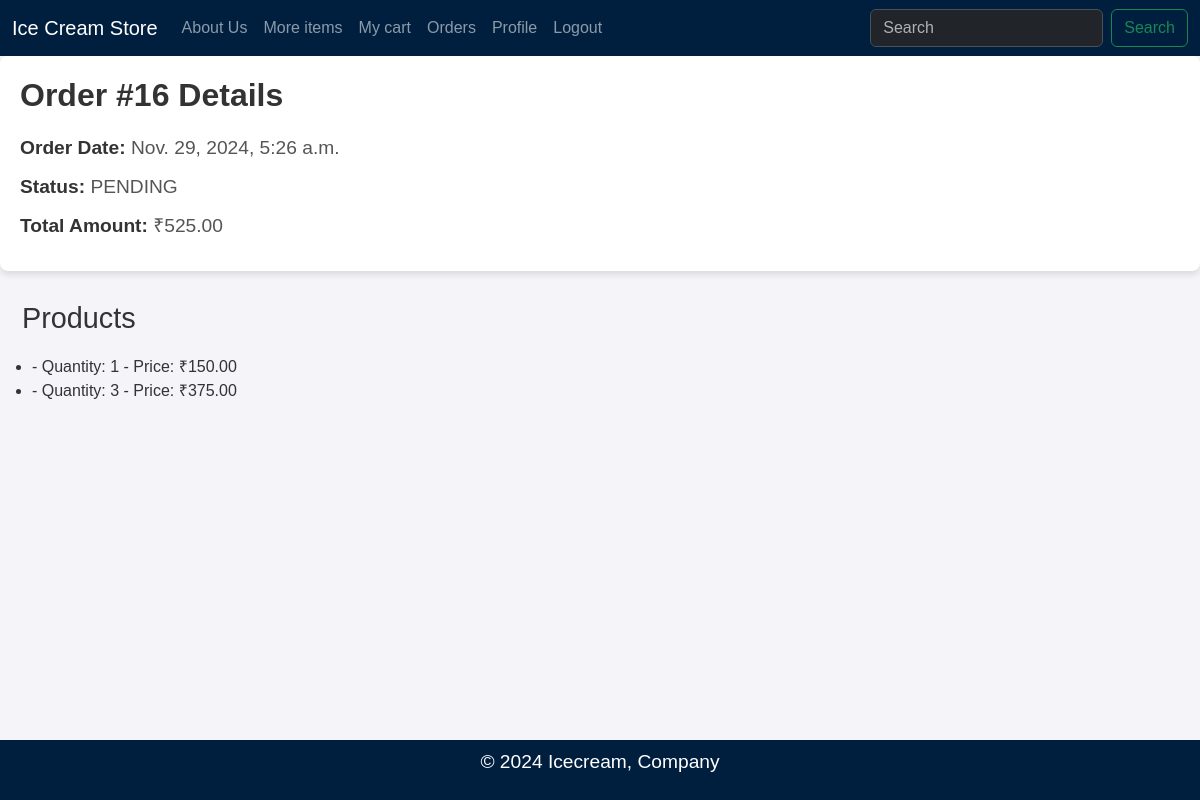
The page /order_detail/16/ (signed in) on the database its author committed.
### orders/models.py (models this page shows, shortened)
class Order(models.Model):
    user = models.ForeignKey(User, on_delete=models.CASCADE)
    order_date = models.DateTimeField(auto_now_add=True)
    total_amount = models.DecimalField(max_digits=10, decimal_places=2)
    status = models.CharField(max_length=20, choices=[('PENDING','Pending'),('COMPLETED','Completed')])
    razorpay_order_id = models.CharField(max_length=255)
    address = models.ForeignKey(Address, on_delete=models.CASCADE, null=True, blank=True, related_name="orders")

class OrderDetails(models.Model):
    order = models.ForeignKey(Order, related_name="order_details", on_delete=models.CASCADE)
    order_item = models.ForeignKey(Product, on_delete=models.CASCADE)
    quantity = models.PositiveIntegerField()
    price = models.DecimalField(max_digits=10, decimal_places=2)

### orders/views.py (the view)
# urls.py: path('order_detail/<int:order_id>/', views.order_detail, name='order_detail'),
@login_required
def order_detail(request, order_id):
    user = request.user
    order = get_object_or_404(Order, id=order_id, user=user)
    return render(request, 'order_detail.html', {'order': order})

### orders/templates/order_detail.html (shortened to what this page needs)
{% extends 'base.html' %}
{% load static %}
{% block content %}
    <div class="order-summary">
        <h1>Order #{{ order.id }} Details</h1>
        <p><strong>Order Date:</strong> {{ order.order_date }}</p>
        <p><strong>Status:</strong> {{ order.status }}</p>
        <p><strong>Total Amount:</strong> ₹{{ order.total_amount }}</p>
    </div>
    <h2>Products</h2>
    <ul>
        {% for detail in order.order_details.all %}
            <li>
                {{ detail.cart_item.product.name }} - Quantity: {{ detail.quantity }} - Price: ₹{{ detail.price }}
            </li>
        {% endfor %}
    </ul>
{% endblock %}

### static/css/style.css (style rules this page uses)
* { padding: 0; margin: 0; box-sizing: border-box; }
html, body { width: 100%; margin: auto; height: 100%; }
body { overflow-x: hidden; }

### orders/templates/order_detail.html (style rules this page uses)
body { font-family: Arial, sans-serif; background-color: #f4f4f9; color: #333; margin: 0; padding: 0; }
h1,h2 { color: #333; font-size: 1.8em; margin-bottom: 20px; }
h2 { margin-left: 22px; }
p { font-size: 1.2em; color: #555; line-height: 1.5; margin-bottom: 15px; }
.order-summary { background-color: #fff; padding: 20px; border-radius: 8px; box-shadow: 0px 4px 6px rgba(0, 0, 0, 0.1); margin-bottom: 30px; }
.order-summary p { margin-bottom: 10px; }
.order-summary p strong { font-weight: bold; color: #333; }
.order-summary h1 { font-size: 2em; font-weight: bold; margin-bottom: 20px; }

### rows shown on the page
Order: id "16", order_date "Nov. 29, 2024, 5:26 a.m.", status "PENDING", total_amount "525.00"
OrderDetails: quantity "1", price "150.00"
OrderDetails: quantity "3", price "375.00"
